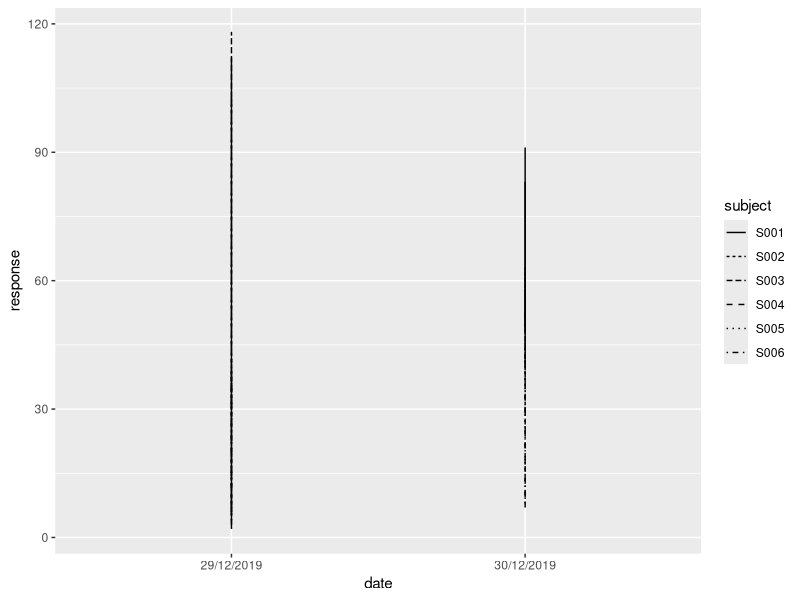
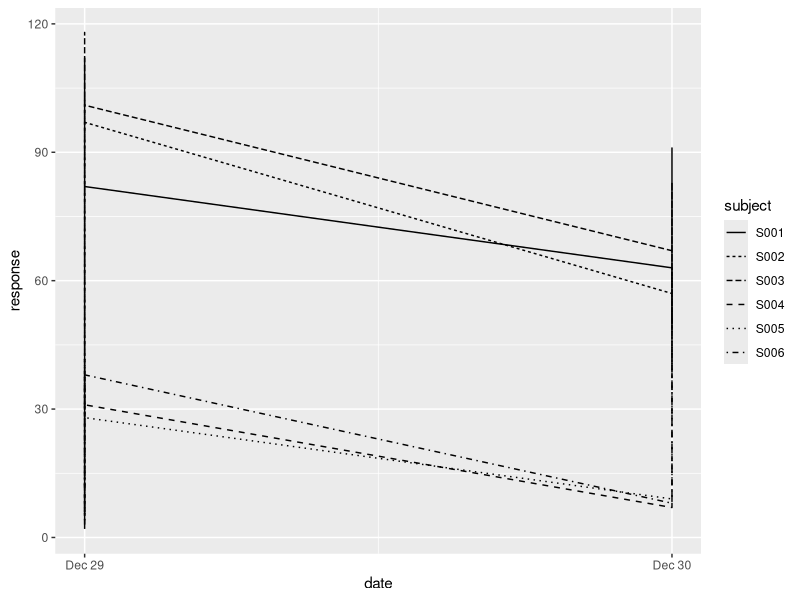
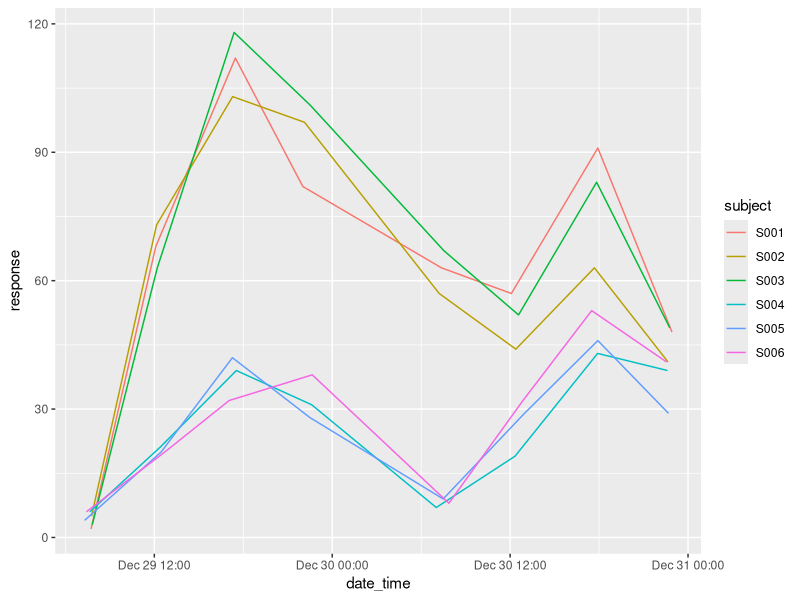

Recreate these plots in R, in order.
## ---- chunk 1
options(digits = 3)
knitr::opts_knit$set(cache = TRUE,
                     tidy = TRUE,
                     tidy.opts = list(blank = FALSE, width.cutoff = 60))
library(dplyr)
library(tidyr)
library(ggplot2)
library(lubridate)
## ---- chunk 2
ts <- read.table("data/time_series_drug_test.txt", 
                 header = T,
                 sep = ";",
                 as.is = 2:3)
ts <- as_tibble(ts)
ts
## ---- chunk 3
ts %>% 
    unite("date_time", date, time, sep = "T") %>% 
    head(3)
## ---- chunk 4
ts <- ts %>% 
    mutate(date_time = paste(date, time, sep=" "))
head(ts, 3)
## ---- chunk 5
ts <- ts %>% select(subject, date, time, date_time, control, response)
head(ts, 3)
## ---- chunk 6
ggplot(data = ts, 
       mapping = aes(x = date, y = response, linetype = subject)) + 
    geom_line()
## ---- chunk 7
ts <- ts %>% 
    mutate(date = dmy(ts$date))
ts %>% head(3)
## ---- chunk 8
ggplot(data = ts, 
       mapping = aes(x = date, y = response, linetype = subject)) + 
    geom_line()
## ---- chunk 9
hm(ts$time)[1:5]
## ---- chunk 10
dmy_hm(ts$date_time)[1:5]
## ---- chunk 11
parse_date_time(ts$date_time, "d.m-y H:M")[1:5] ##doesn't care I have a typo in my format string
ts <- ts %>% mutate(date_time = parse_date_time(ts$date_time, "d/m/y H:M"))
head(ts, 3)
## ---- chunk 12
fast_strptime('29/12/2019 07:44', '%d/%m/%Y %H:%M')
## ---- chunk 13
##output will vary!
paste("the day is ", today())
paste("and to be really exact: ", now())
## ---- chunk 14

ts %>% 
    group_by(day_of_week = wday(date_time, label=T)) %>% 
    summarize(sample_count = n())
# or, shorter
#ts %>% group_by(day_of_week = wday(date_time, label=T)) %>% tally()
## ---- chunk 15
ts %>% 
    group_by(hour_of_day = hour(date_time)) %>% 
    summarize(mean = mean(response))
## ---- chunk 16
ts %>% 
    group_by(control, hour_of_day = hour(date_time)) %>% 
    summarize(mean = median(response),
              n = n())
## ---- chunk 17
ggplot(data = ts, 
       mapping = aes(x = date_time, y = response, color = subject)) + 
    geom_line()
## ---- chunk 18
ts %>% 
    group_by(subject) %>%
    select(subject, date_time) %>% 
    mutate(lagged = lag(date_time), 
           diff = date_time - lagged) 
